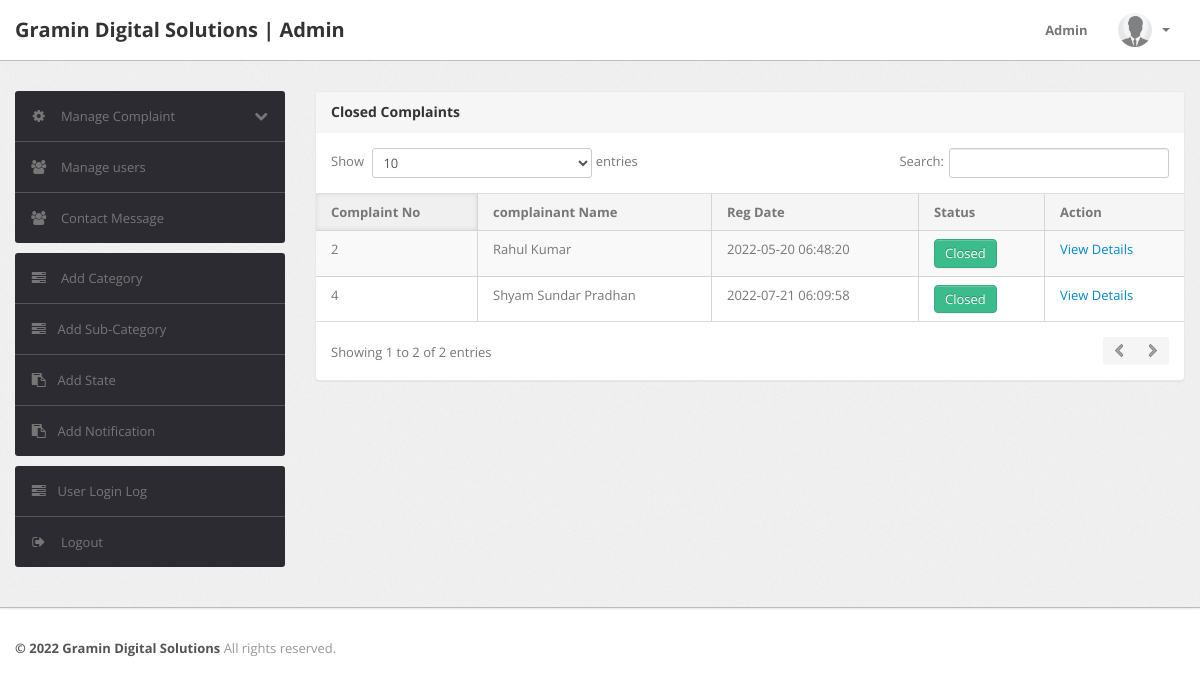
The app's page /admin/closed-complaint.php (signed in) with its own data.
### tables this page shows
CREATE TABLE IF NOT EXISTS `tblcomplaints` (
  `complaintNumber` int(11) NOT NULL AUTO_INCREMENT,
  `userId` int(11) DEFAULT NULL,
  `category` int(11) DEFAULT NULL,
  `subcategory` varchar(255) DEFAULT NULL,
  `complaintType` varchar(255) DEFAULT NULL,
  `state` varchar(255) DEFAULT NULL,
  `noc` varchar(255) DEFAULT NULL,
  `complaintDetails` mediumtext DEFAULT NULL,
  `complaintFile` varchar(255) DEFAULT NULL,
  `complaintvideo` varchar(500) NOT NULL,
  `regDate` timestamp NULL DEFAULT current_timestamp(),
  `status` varchar(50) DEFAULT NULL,
  `lastUpdationDate` timestamp NULL DEFAULT NULL ON UPDATE current_timestamp(),
  PRIMARY KEY (`complaintNumber`)
);

CREATE TABLE IF NOT EXISTS `users` (
  `id` int(11) NOT NULL AUTO_INCREMENT,
  `fullName` varchar(255) DEFAULT NULL,
  `userEmail` varchar(255) DEFAULT NULL,
  `password` varchar(255) DEFAULT NULL,
  `contactNo` bigint(11) DEFAULT NULL,
  `address` tinytext DEFAULT NULL,
  `State` varchar(255) DEFAULT NULL,
  `country` varchar(255) DEFAULT NULL,
  `pincode` int(6) DEFAULT NULL,
  `userImage` varchar(255) DEFAULT NULL,
  `regDate` timestamp NOT NULL DEFAULT current_timestamp(),
  `updationDate` timestamp NULL DEFAULT '0000-00-00 00:00:00' ON UPDATE current_timestamp(),
  `status` int(1) DEFAULT NULL,
  PRIMARY KEY (`id`)
);

### admin/closed-complaint.php (the view, shortened to what this page needs)
<?php
include('include/config.php');
if(strlen($_SESSION['alogin'])==0)
	{
header('location:index.php');
}
else{
?>
<!DOCTYPE html>
<html lang="en">
<head>
	<link type="text/css" href="bootstrap/css/bootstrap.min.css" rel="stylesheet">
	<link type="text/css" href="bootstrap/css/bootstrap-responsive.min.css" rel="stylesheet">
	<link type="text/css" href="css/theme.css" rel="stylesheet">
	<link type="text/css" href="images/icons/css/font-awesome.css" rel="stylesheet">
</head>
<body>
<?php include('include/header.php');?>
	<div class="wrapper">
		<div class="container">
			<div class="row">
<?php include('include/sidebar.php');?>
			<div class="span9">
					<div class="content">
	<div class="module">
							<div class="module-head">
								<h3>Closed Complaints</h3>
							</div>
							<div class="module-body table">
								<table cellpadding="0" cellspacing="0" border="0" class="datatable-1 table table-bordered table-striped	 display" >
									<thead>
										<tr>
											<th>Complaint No</th>
											<th> complainant Name</th>
											<th>Reg Date</th>
											<th>Status</th>
											<th>Action</th>
										</tr>
									</thead>
<tbody>
<?php
$st='closed';
$query=mysqli_query($con,"select tblcomplaints.*,users.fullName as name from tblcomplaints join users on users.id=tblcomplaints.userId where tblcomplaints.status='$st'");
while($row=mysqli_fetch_array($query))
{
?>
										<tr>
											<td><?php echo htmlentities($row['complaintNumber']);?></td>
											<td><?php echo htmlentities($row['name']);?></td>
											<td><?php echo htmlentities($row['regDate']);?></td>
											<td><button type="button" class="btn btn-success">Closed</button></td>
											<td>   <a href="complaint-details.php?cid=<?php echo htmlentities($row['complaintNumber']);?>"> View Details</a>
											</td>
											</tr>
										<?php  } ?>
										</tbody>
								</table>
							</div>
						</div>
					</div>
				</div>
			</div>
		</div>
	</div>
<?php include('include/footer.php');?>
</body>
<?php } ?>

### records on screen
tblcomplaints: complaintNumber "2", userId.fullName "Rahul Kumar", regDate "2022-05-20 06:48:20"
tblcomplaints: complaintNumber "4", userId.fullName "Shyam Sundar Pradhan", regDate "2022-07-21 06:09:58"
